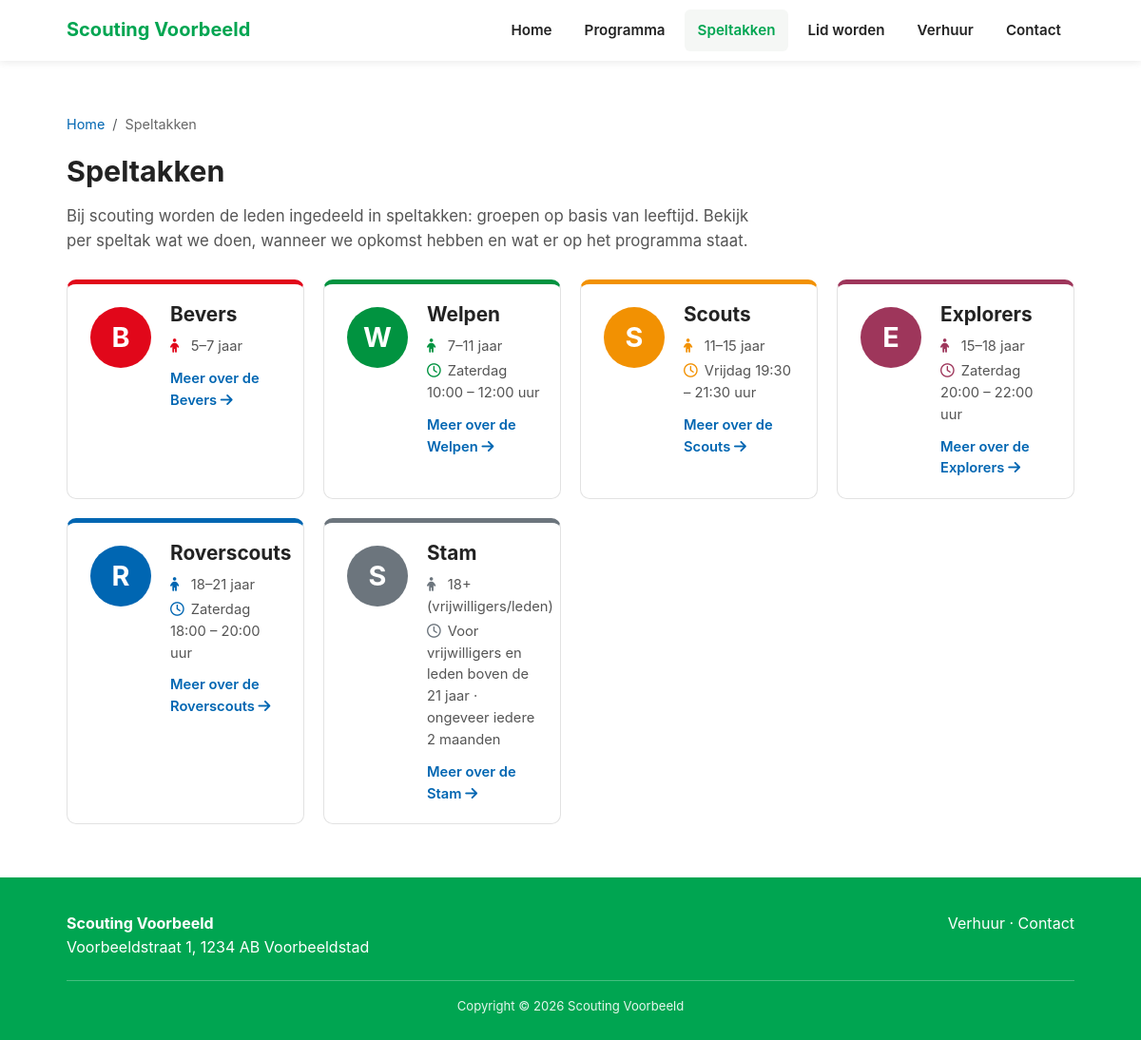
/speltakken.php, run on the app's committed database.
### tables this page shows
CREATE TABLE IF NOT EXISTS speltakken (
    id           INT UNSIGNED NOT NULL AUTO_INCREMENT,
    naam         VARCHAR(100) NOT NULL,
    slug         VARCHAR(100) NOT NULL,
    kleur        VARCHAR(20)  NOT NULL DEFAULT '#00A551',
    leeftijd     VARCHAR(100) NULL,
    dag_tijd     VARCHAR(190) NULL,
    leiding      VARCHAR(255) NULL,
    toelichting  TEXT NULL,
    feed_url     VARCHAR(500) NULL,
    afmeld_url   VARCHAR(500) NULL,
    logo         VARCHAR(255) NULL,
    inhoud       LONGTEXT NULL,
    meta_omschrijving VARCHAR(255) NULL,
    actief       TINYINT(1) NOT NULL DEFAULT 1,
    volgorde     INT NOT NULL DEFAULT 0,
    bijgewerkt   DATETIME NOT NULL DEFAULT CURRENT_TIMESTAMP ON UPDATE CURRENT_TIMESTAMP,
    PRIMARY KEY (id),
    UNIQUE KEY uniq_slug (slug)
);

### includes/db.php (called while the page is built, shortened)
<?php
function db(): PDO
{
    static $pdo = null;
    if ($pdo === null) {
        $dsn = 'mysql:host=' . DB_HOST . ';port=' . DB_PORT . ';dbname=' . DB_NAME . ';charset=' . DB_CHARSET;
        try {
            $pdo = new PDO($dsn, DB_USER, DB_PASS, [
                PDO::ATTR_ERRMODE => PDO::ERRMODE_EXCEPTION,
                PDO::ATTR_DEFAULT_FETCH_MODE => PDO::FETCH_ASSOC,
                PDO::ATTR_EMULATE_PREPARES => false,
            ]);
        } catch (PDOException $e) {
            http_response_code(500);
            if (APP_DEBUG) {
                die('Databaseverbinding mislukt: ' . htmlspecialchars($e->getMessage()));
            }
            die('Er is een probleem met de website. Probeer het later opnieuw.');
        }
    }
    return $pdo;
}

### speltakken.php (the view, shortened to what this page needs)
<?php
require_once __DIR__ . '/includes/functions.php';
$speltakken = get_speltakken(true);
$orgNaam = get_setting('org_naam');
$intro = trim(get_setting('speltakken_intro'));
$activeNav = 'speltakken';
$crumbs = [['Home', './'], ['Speltakken', speltakken_url()]];
include __DIR__ . '/includes/site_layout_top.php';
?>
<section class="pagina-content">
  <div class="container">
    <?= breadcrumbs_html($crumbs) ?>
    <h1>Speltakken</h1>
    <?php if ($intro !== ''): ?><p class="speltakken-intro"><?= e($intro) ?></p><?php endif; ?>
    <?php if ($speltakken): ?>
    <ul class="speltak-cards">
      <?php foreach ($speltakken as $sp): ?>
      <li>
        <a class="speltak-card" href="<?= e(speltak_url($sp['slug'])) ?>" style="--speltak-kleur:<?= e($sp['kleur']) ?>">
          <span class="speltak-logo">
            <?php if (!empty($sp['logo'])): ?>
            <img src="<?= e($sp['logo']) ?>" alt="Logo <?= e($sp['naam']) ?>" width="96" height="96" loading="lazy">
            <?php else: ?>
            <span class="speltak-logo-fallback" aria-hidden="true"><?= e(preg_match('/^./us', $sp['naam'], $m) ? $m[0] : '') ?></span>
            <?php endif; ?>
          </span>
          <div class="speltak-card-body">
            <h2><?= e($sp['naam']) ?></h2>
            <?php if (!empty($sp['leeftijd'])): ?><span class="speltak-card-fact"><i class="fa-solid fa-child" aria-hidden="true"></i> <?= e($sp['leeftijd']) ?></span><?php endif; ?>
            <?php if (!empty($sp['dag_tijd'])): ?><span class="speltak-card-fact"><i class="fa-regular fa-clock" aria-hidden="true"></i> <?= e($sp['dag_tijd']) ?></span><?php endif; ?>
            <span class="speltak-card-more">Meer over de <?= e($sp['naam']) ?> <i class="fa-solid fa-arrow-right" aria-hidden="true"></i></span>
          </div>
        </a>
      </li>
      <?php endforeach; ?>
    </ul>
    <?php else: ?>
    <p>Er zijn op dit moment geen speltakken.</p>
    <?php endif; ?>
  </div>
</section>
<?php include __DIR__ . '/includes/site_layout_bottom.php'; ?>

### includes/site_layout_top.php (shortened to what this page needs)
<?php
$isHome = $isHome ?? false;
$activeNav = $activeNav ?? null;
$homeHref = $isHome ? '' : './';
?>
<!DOCTYPE html>
<html lang="nl">
<head>
<link rel="stylesheet" href="https://cdn.jsdelivr.net/npm/bootstrap@5.3.8/dist/css/bootstrap.min.css">
<link rel="stylesheet" href="https://cdnjs.cloudflare.com/ajax/libs/font-awesome/6.5.2/css/all.min.css">
<link rel="stylesheet" href="<?= e(asset_url('assets/css/style.css')) ?>">
</head>
<body>
<header>
  <div class="navwrap">
    <a href="<?= $homeHref ?>#top" class="brand">
      <span><?= e(get_setting('org_naam')) ?></span>
    </a>
    <nav id="mainNav">
      <ul>
        <li><a href="<?= $homeHref ?>#top">Home</a></li>
        <li><a href="<?= $homeHref ?>#programma">Programma</a></li>
        <li><a href="<?= e(speltakken_url()) ?>"<?= $activeNav === 'speltakken' ? ' class="active"' : '' ?>>Speltakken</a></li>
        <li><a href="<?= $homeHref ?>#lidworden">Lid worden</a></li>
        <li><a href="<?= $homeHref ?>#verhuur">Verhuur</a></li>
        <li><a href="<?= $homeHref ?>#contact">Contact</a></li>
      </ul>
    </nav>
  </div>
</header>
<main>

### includes/functions.php (shortened to what this page needs)
<?php
require_once __DIR__ . '/db.php';
function e(?string $value): string
{
    return htmlspecialchars($value ?? '', ENT_QUOTES, 'UTF-8');
}
function asset_url(string $path): string
{
    return $path . '?v=' . rawurlencode(APP_VERSION);
}
function get_all_settings(): array
{
    static $cache = null;
    if ($cache === null) {
        $cache = [];
        $stmt = db()->query('SELECT setting_key, setting_value FROM settings');
        foreach ($stmt->fetchAll() as $row) {
            $cache[$row['setting_key']] = $row['setting_value'];
        }
    }
    return $cache;
}
function get_setting(string $key, string $default = ''): string
{
    $all = get_all_settings();
    return $all[$key] ?? $default;
}
function get_setting_with_year(string $key, string $default = ''): string
{
    return str_replace('{jaar}', date('Y'), get_setting($key, $default));
}
function get_speltakken(bool $only_active = false): array
{
    $sql = 'SELECT * FROM speltakken';
    if ($only_active) {
        $sql .= ' WHERE actief = 1';
    }
    $sql .= ' ORDER BY volgorde ASC, naam ASC';
    return db()->query($sql)->fetchAll();
}
function speltakken_url(bool $absolute = false): string
{
    return $absolute ? absolute_url(SPELTAKKEN_PATH) : SPELTAKKEN_PATH;
}
function speltak_url(string $slug, bool $absolute = false): string
{
    $path = SPELTAKKEN_PATH . '/' . rawurlencode($slug);
    return $absolute ? absolute_url($path) : $path;
}
function absolute_url(string $path): string
{
    return rtrim(get_setting('site_url'), '/') . '/' . ltrim($path, '/');
}
function breadcrumbs_html(array $items): string
{
    $last = count($items) - 1;
    $html = '<nav class="breadcrumbs" aria-label="Kruimelpad"><ol class="breadcrumb">';
    foreach (array_values($items) as $i => [$name, $href]) {
        $html .= $i === $last
            ? '<li class="breadcrumb-item active" aria-current="page">' . e($name) . '</li>'
            : '<li class="breadcrumb-item"><a href="' . e($href) . '">' . e($name) . '</a></li>';
    }
    return $html . '</ol></nav>';
}

### includes/site_layout_bottom.php (shortened to what this page needs)
</main>
<footer>
  <div class="container">
    <div class="footer-grid">
      <div>
        <strong><?= e(get_setting('org_naam')) ?></strong><br>
        <?= e(get_setting('org_straat')) ?>, <?= e(get_setting('org_postcode')) ?> <?= e(get_setting('org_plaats')) ?>
      </div>
      <div>
        <a href="<?= $homeHref ?>#verhuur">Verhuur</a> &middot; <a href="<?= $homeHref ?>#contact">Contact</a>
      </div>
    </div>
    <div class="footer-note">
      <?= get_setting_with_year('footer_copyright')  ?>
    </div>
  </div>
</footer>
</body>
</html>

### assets/css/style.css (style rules this page uses)
:root { --green:#00A551; --green-dark:#00893f; --blue:#0066B2; --orange:#F2940A; --red:#E1071A; --brique:#9e365b; --yellow:#FCDD17; --gray:#6c757d; --dark:#222; --text:#333; --bg:#ffffff; --light:#f5f7f5; --bevers: #E1071A; --welpen: #019340; --scouts: #f29102; --explorers: #9e365b; }
* { box-sizing:border-box; }
html { scroll-behavior:smooth; scroll-padding-top:90px; }
body { margin:0; font-family:-apple-system,BlinkMacSystemFont,"Segoe UI",Roboto,Helvetica,Arial,sans-serif; color:var(--text); background:var(--bg); line-height:1.55; }
a { color:var(--blue); text-decoration:none; }
h1,h2,h3 { font-weight:700; color:var(--dark); }
.container { max-width:1100px; margin:0 auto; padding:0 20px; }
header { position:sticky; top:0; z-index:1000; background:#fff; box-shadow:0 2px 8px rgba(0,0,0,0.08); }
.navwrap { display:flex; align-items:center; justify-content:space-between; max-width:1100px; margin:0 auto; padding:10px 20px; }
.brand { display:flex; align-items:center; gap:12px; }
.brand span { font-weight:700; font-size:1.25rem; color:var(--green); }
header nav ul { list-style:none; display:flex; gap:6px; margin:0; padding:0; }
header nav a { display:block; padding:10px 14px; color:var(--dark); font-weight:600; border-radius:6px; font-size:0.95rem; }
header nav a.active { color:var(--green); background:var(--light); }
section { padding:56px 0; }
.pagina-content h1 { margin:0 0 28px; font-size:1.9rem; }
.breadcrumbs .breadcrumb { margin:0 0 20px; font-size:0.9rem; }
.breadcrumbs .breadcrumb-item.active { color:#666; }
.speltakken-intro { color:#555; font-size:1.05rem; max-width:720px; margin:-12px 0 28px; }
.speltak-cards { list-style:none; margin:0; padding:0; display:grid; grid-template-columns:repeat(auto-fill,minmax(250px,1fr)); gap:20px; }
.speltak-card { display:flex; gap:16px; align-items:flex-start; height:100%; background:#fff; border:1px solid #e2e2e2; border-top:5px solid var(--speltak-kleur, var(--green)); border-radius:10px; padding:20px; color:var(--text); transition:transform .25s ease, box-shadow .25s ease; }
.speltak-card h2 { margin:0 0 6px; font-size:1.3rem; }
.speltak-card-body { display:flex; flex-direction:column; gap:3px; min-width:0; }
.speltak-card-fact { color:#555; font-size:0.92rem; }
.speltak-card-fact i { width:1.2em; color:var(--speltak-kleur, var(--green)); }
.speltak-card-more { margin-top:8px; color:var(--blue); font-weight:600; font-size:0.92rem; }
.speltak-logo { flex-shrink:0; display:flex; align-items:center; justify-content:center; width:72px; height:72px; }
.speltak-logo-fallback { display:flex; align-items:center; justify-content:center; width:64px; height:64px; border-radius:50%; background:var(--speltak-kleur, var(--green)); color:#fff; font-weight:700; font-size:1.8rem; }
footer { background:var(--green); color:#fff; margin-top:20px; }
footer .container { padding-top:36px; padding-bottom:26px; }
.footer-grid { display:flex; justify-content:space-between; flex-wrap:wrap; gap:20px; }
footer a { color:#fff; }
.footer-note { text-align:center; font-size:0.82rem; opacity:0.9; margin-top:22px; border-top:1px solid rgba(255,255,255,0.3); padding-top:16px; }
a { transition:color .2s ease, background-color .2s ease, opacity .2s ease; }
header nav a { transition:background-color .2s ease, color .2s ease; }
footer { margin-top: 0; }

### data on the page
speltakken: naam "B", naam "Bevers", leeftijd "5–7 jaar"
speltakken: naam "W", naam "Welpen", leeftijd "7–11 jaar", dag_tijd "Zaterdag 10:00 – 12:00 uur"
speltakken: naam "S", naam "Scouts", leeftijd "11–15 jaar", dag_tijd "Vrijdag 19:30 – 21:30 uur"
speltakken: naam "E", naam "Explorers", leeftijd "15–18 jaar", dag_tijd "Zaterdag 20:00 – 22:00 uur"
speltakken: naam "R", naam "Roverscouts", leeftijd "18–21 jaar", dag_tijd "Zaterdag 18:00 – 20:00 uur"
speltakken: naam "S", naam "Stam", leeftijd "18+ (vrijwilligers/leden)", dag_tijd "Voor vrijwilligers en leden boven de 21 jaar · ongeveer iedere 2 maanden"

### other printed values
get_setting('org_naam') "Scouting Voorbeeld"
$name "Home"
$name "Speltakken"
$intro "Bij scouting worden de leden ingedeeld in speltakken: groepen op basis van leeftijd. Bekijk per speltak wat we doen, wanneer we opkomst hebben en wat er op het programma staat."
get_setting('org_straat') "Voorbeeldstraat 1"
get_setting('org_postcode') "1234 AB"
get_setting('org_plaats') "Voorbeeldstad"
get_setting_with_year('footer_copyright') "Copyright © 2026 Scouting Voorbeeld"
